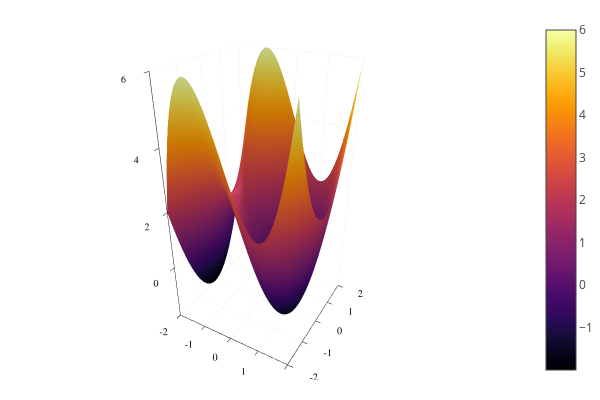

Notebook source saved alongside this figure:
### Code cell
xg = range(-2, 2, length=50)
yg = range(-2, 2, length=50)
f(x,y) = y^2 + x^3 - 3x
surface(xg, yg, f)

### Figure 1 — Plotly figure (JSON) as saved in the notebook; plotly's stock layout.template omitted (floating-point values rounded to 4 significant figures; data arrays with more than 128 entries replaced by an {"elided": "..."} marker saying what was removed)
{"data": [{"colorbar": {"title": ""}, "colorscale": {"elided": "256x2 mixed values"}, "hoverinfo": "none", "name": "y1", "opacity": null, "showlegend": false, "showscale": true, "type": "surface", "x": [-2, -1.918, -1.837, -1.755, -1.673, -1.592, -1.51, -1.429, -1.347, -1.265, -1.184, -1.102, -1.02, -0.9388, -0.8571, -0.7755, -0.6939, -0.6122, -0.5306, -0.449, -0.3673, -0.2857, -0.2041, -0.1224, -0.04082, 0.04082, 0.1224, 0.2041, 0.2857, 0.3673, 0.449, 0.5306, 0.6122, 0.6939, 0.7755, 0.8571, 0.9388, 1.02, 1.102, 1.184, 1.265, 1.347, 1.429, 1.51, 1.592, 1.673, 1.755, 1.837, 1.918, 2], "xaxis": "x1", "y": [-2, -1.918, -1.837, -1.755, -1.673, -1.592, -1.51, -1.429, -1.347, -1.265, -1.184, -1.102, -1.02, -0.9388, -0.8571, -0.7755, -0.6939, -0.6122, -0.5306, -0.449, -0.3673, -0.2857, -0.2041, -0.1224, -0.04082, 0.04082, 0.1224, 0.2041, 0.2857, 0.3673, 0.449, 0.5306, 0.6122, 0.6939, 0.7755, 0.8571, 0.9388, 1.02, 1.102, 1.184, 1.265, 1.347, 1.429, 1.51, 1.592, 1.673, 1.755, 1.837, 1.918, 2], "yaxis": "y1", "z": {"elided": "50x50 float values"}, "zmax": 6, "zmin": -1.998}], "layout": {"annotations": [], "height": 400, "legend": {"bgcolor": "rgba(255, 255, 255, 1.000)", "bordercolor": "rgba(0, 0, 0, 1.000)", "borderwidth": 1, "font": {"color": "rgba(0, 0, 0, 1.000)", "family": "sans-serif", "size": 11}, "tracegroupgap": 0, "traceorder": "normal", "x": 1, "xanchor": "auto", "y": 1, "yanchor": "auto"}, "margin": {"b": 20, "l": 0, "r": 0, "t": 20}, "paper_bgcolor": "rgba(255, 255, 255, 1.000)", "plot_bgcolor": "rgba(255, 255, 255, 1.000)", "scene": {"camera": {"eye": {"x": 1.126, "y": -1.95, "z": 1.3}}, "xaxis": {"anchor": "y1", "domain": [0.03619, 0.9934], "gridcolor": "rgba(0, 0, 0, 0.100)", "gridwidth": 0.5, "linecolor": "rgba(0, 0, 0, 1.000)", "mirror": false, "range": [-2, 2], "showgrid": true, "showline": true, "showticklabels": true, "tickangle": 0, "tickcolor": "rgb(0, 0, 0)", "tickfont": {"color": "rgba(0, 0, 0, 1.000)", "family": "sans-serif", "size": 11}, "tickmode": "array", "ticks": "inside", "ticktext": ["-2", "-1", "0", "1", "2"], "tickvals": [-2, -1, 0, 1, 2], "title": "", "titlefont": {"color": "rgba(0, 0, 0, 1.000)", "family": "sans-serif", "size": 15}, "type": "-", "visible": true, "zeroline": false, "zerolinecolor": "rgba(0, 0, 0, 1.000)"}, "yaxis": {"anchor": "x1", "domain": [0.03762, 0.9902], "gridcolor": "rgba(0, 0, 0, 0.100)", "gridwidth": 0.5, "linecolor": "rgba(0, 0, 0, 1.000)", "mirror": false, "range": [-2, 2], "showgrid": true, "showline": true, "showticklabels": true, "tickangle": 0, "tickcolor": "rgb(0, 0, 0)", "tickfont": {"color": "rgba(0, 0, 0, 1.000)", "family": "sans-serif", "size": 11}, "tickmode": "array", "ticks": "inside", "ticktext": ["-2", "-1", "0", "1", "2"], "tickvals": [-2, -1, 0, 1, 2], "title": "", "titlefont": {"color": "rgba(0, 0, 0, 1.000)", "family": "sans-serif", "size": 15}, "type": "-", "visible": true, "zeroline": false, "zerolinecolor": "rgba(0, 0, 0, 1.000)"}, "zaxis": {"gridcolor": "rgba(0, 0, 0, 0.100)", "gridwidth": 0.5, "linecolor": "rgba(0, 0, 0, 1.000)", "mirror": false, "range": [-1.998, 6], "showgrid": true, "showline": true, "showticklabels": true, "tickangle": 0, "tickcolor": "rgb(0, 0, 0)", "tickfont": {"color": "rgba(0, 0, 0, 1.000)", "family": "sans-serif", "size": 11}, "tickmode": "array", "ticks": "inside", "ticktext": ["0", "2", "4", "6"], "tickvals": [0, 2, 4, 6], "title": "", "titlefont": {"color": "rgba(0, 0, 0, 1.000)", "family": "sans-serif", "size": 15}, "type": "-", "visible": true, "zeroline": false, "zerolinecolor": "rgba(0, 0, 0, 1.000)"}}, "showlegend": true, "width": 600}}
